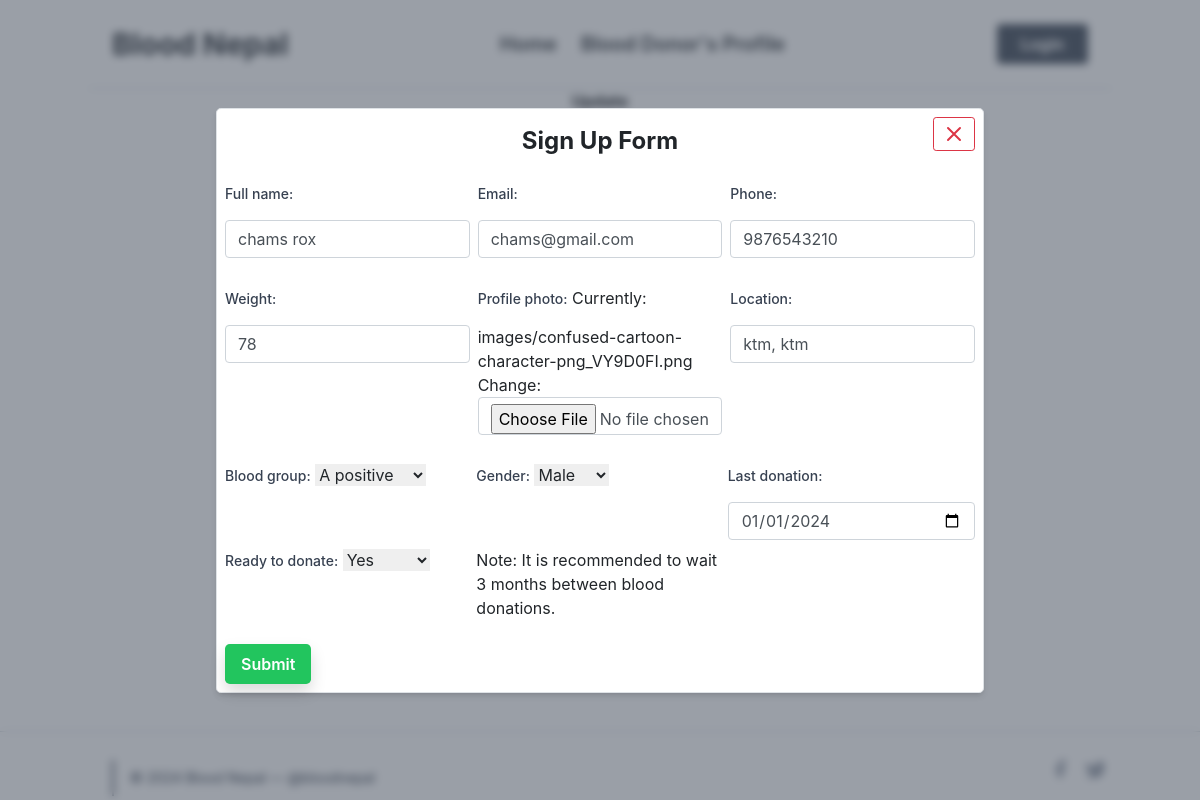
Screenshot of /update-profile/54/ with the database file from the repository.
### profile_/models.py (models this page shows, shortened)
class SignUp(models.Model):
    user = models.OneToOneField(User, on_delete = models.CASCADE , unique=True)
    full_name = models.CharField(max_length = 120, null=False, blank=False )
    email = models.EmailField(unique=True, null=False, blank=False)
    phone = models.CharField(max_length=10,null=True)
    gender = models.CharField(max_length=6, choices= GenderChoices , default='Male')
    profile_photo = models.ImageField(upload_to = 'images/')
    location = models.CharField(max_length=40)
    blood_group = models.CharField(choices=Blood_Group_Choices,max_length=3)
    weight = models.IntegerField( null=True, blank=False)
    ready_to_donate = models.CharField(choices=R_CHOICES ,null=True, max_length=4)
    last_donation = models.DateField(null=True)
    class Meta:
        unique_together = ('email','phone')

### profile_/views.py (the view)
# urls.py: path('update-profile/<int:pk>/', Update_Profile.as_view(), name='update_profile'),
class Update_Profile(UpdateView):
    model = SignUp
    template_name = 'profile/update_profile.html'
    form_class = SignUp_Form
    success_url = reverse_lazy('profile')
    def get_object(self, queryset=None):
        obj = super().get_object(queryset)
        return obj
    def get_context_data(self, **kwargs):
        context = super().get_context_data(**kwargs)
        context['username'] = self.request.user.username
        return context

### profile_/forms.py
class SignUp_Form(forms.ModelForm):
    class Meta:
        model = SignUp
        fields = ('full_name','email','phone','gender','weight','profile_photo','location','blood_group','last_donation','ready_to_donate')
        widgets = {
            'full_name':forms.TextInput(attrs={'class': 'form-control'}),
            'email':forms.EmailInput(attrs= {'class':'form-control','placeholder':"example@gmail.com"}),
            'phone':forms.TextInput(attrs={"class":"form-control",'maxlength': '10'}),
            'gender':forms.Select(),
            'weight':forms.NumberInput(attrs={'class':'form-control'}),
            'profile_photo':forms.ClearableFileInput(attrs={'class':'form-control'}),
            'location':forms.TextInput(attrs= {'class':'form-control','placeholder':"district,placename"}),
            'blood_group':forms.Select(),
            'last_donation':forms.DateInput(attrs={'class':'form-control','type':'date'}),
            'ready_to_donate': forms.Select(),
            }

### profile_/templates/profile/update_profile.html (shortened to what this page needs)
{% extends 'profile/base.html' %}
{% load crispy_forms_tags %}
{% block body %}
    <div class="flex justify-center">
      <strong>Update</strong>
    </div>
    {% include 'profile/partial_signup.html'%}
{% endblock %}

### profile_/templates/profile/partial_signup.html (shortened to what this page needs)
<div class="fixed inset-0 bg-gray-700 bg-opacity-50 backdrop-blur-sm flex items-center justify-center">
  <div class="relative bg-white max-w-3xl mx-auto p-2 border border-gray-300 rounded-lg shadow-md space-y-2">
    <a href="{% url 'home' %}" class="absolute top-2 right-2 text-red-600 hover:text-red-500 focus:outline-none">
      <button class="btn btn-outline-danger btn-sm">
        <svg class="w-6 h-6" fill="none" stroke="currentColor">
          <path stroke-linecap="round" stroke-linejoin="round" stroke-width="2" d="M6 18L18 6M6 6l12 12"></path>
        </svg>
      </button>
    </a>
    <form method="post" enctype="multipart/form-data" class="space-y-6">
      <div class="flex justify-center">
        <strong class="text-sm md:text-xl lg:text-2xl text-navy-600">Sign Up Form</strong>
      </div>
      <div class="grid grid-cols-1 md:grid-cols-3 gap-2">
        <div class="mb-1">
          <label for="full_name" class="text-sm font-medium text-gray-700">{{ form.full_name.label_tag }}</label>
          {{ form.full_name }}
        </div>
        <div class="mb-1">
          <label for="email" class="text-sm font-medium text-gray-700">{{ form.email.label_tag }}</label>
          {{ form.email }}
        </div>
        <div class="mb-1">
          <label for="phone" class="text-sm font-medium text-gray-700">{{ form.phone.label_tag }}</label>
          {{ form.phone }}
        </div>
      </div>
      <div class="grid grid-cols-1 md:grid-cols-3 gap-2">
        <div class="mb-1">
          <label for="weight" class="text-sm font-medium text-gray-700">{{ form.weight.label_tag }}</label>
          {{ form.weight }}
        </div>
        <div class="mb-1">
          <label for="profile_photo" class="text-sm font-medium text-gray-700">{{ form.profile_photo.label_tag }}</label>
          {{ form.profile_photo }}
        </div>
        <div class="mb-1">
          <label for="location" class="text-sm font-medium text-gray-700">{{ form.location.label_tag }}</label>
          {{ form.location }}
        </div>
      </div>
      <div class="grid grid-cols-1 md:grid-cols-3 gap-1">
        <div class="mb-1">
          <label for="blood_group" class="text-sm font-medium text-gray-700">{{ form.blood_group.label_tag }}</label>
          {{ form.blood_group }}
        </div>
        <div class="mb-1">
          <label for="gender" class="text-sm font-medium text-gray-700">{{ form.gender.label_tag }}</label>
          {{ form.gender }}
        </div>
        <div class="mb-1">
          <label for="last_donation" class="text-sm font-medium text-gray-700">{{ form.last_donation.label_tag }}</label>
          {{ form.last_donation }}
        </div>
        <div class="mb-1">
          <label for="ready_to_donate" class="text-sm font-medium text-gray-700">{{ form.ready_to_donate.label_tag }}</label>
          {{ form.ready_to_donate }}
        </div><p>Note: It is recommended to wait 3 months between blood donations.</p>
      </div>
         <div>
          <button type="submit" class="px-3 py-2 bg-green-500 text-white font-semibold rounded-lg shadow hover:bg-green-600 focus:outline-none focus:ring-2 focus:ring-green-500">Submit</button>
    </form>
      </div>
  </div>

### rows the page displays
SignUp: full_name "chams rox", email "chams@gmail.com", phone "9876543210", weight "78", location "ktm, ktm", blood_group "A positive", gender "Male", last_donation "01/01/2024", ready_to_donate "Yes"
